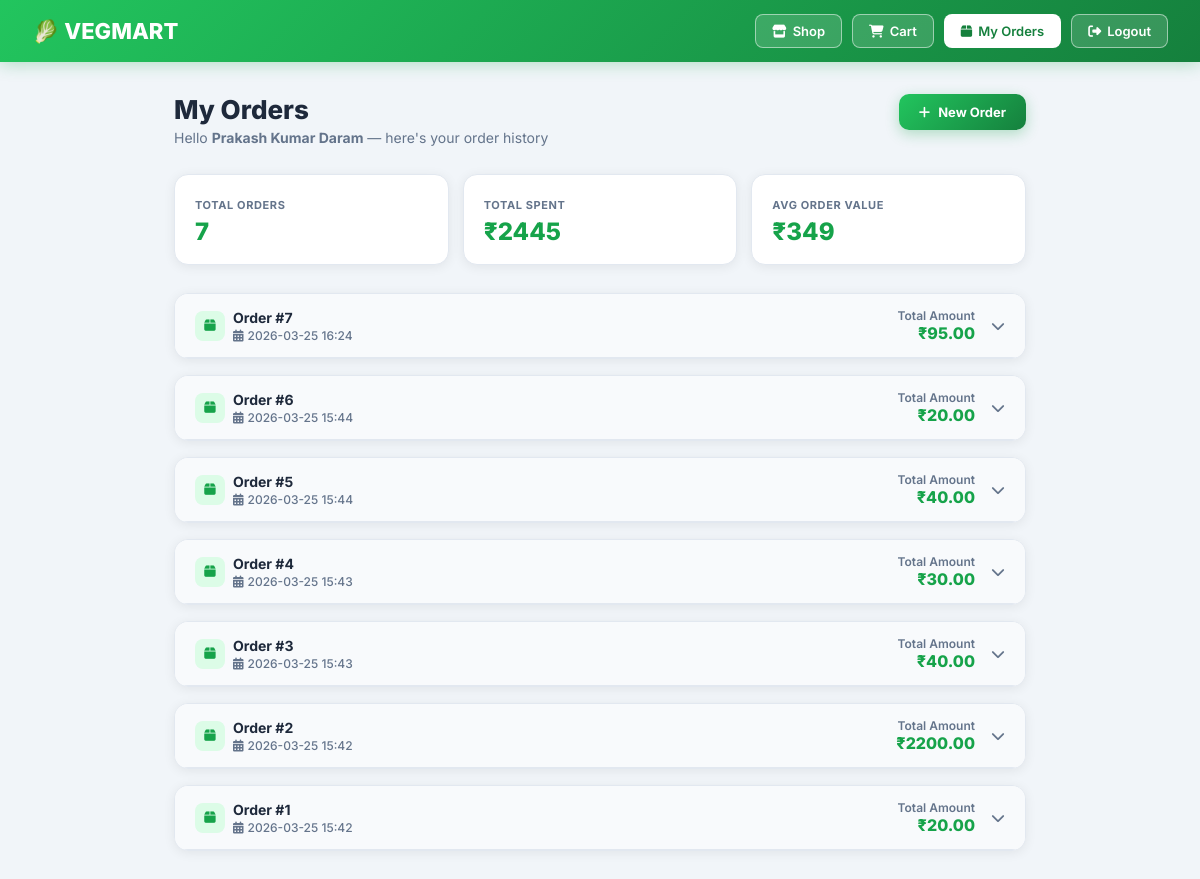
Screenshot of /my-orders (signed in) with the database file from the repository.
### tables this page shows
CREATE TABLE users
                 (id INTEGER PRIMARY KEY, username TEXT UNIQUE, email TEXT UNIQUE, 
                  password TEXT, created_at TIMESTAMP, fullname TEXT, phone TEXT);

CREATE TABLE sales
                 (id INTEGER PRIMARY KEY, item_name TEXT, quantity REAL, price REAL, total REAL, 
                  customer_name TEXT, date TIMESTAMP, order_id TEXT);

### app.py (the view)
@app.route('/my-orders')
@login_required
def my_orders():
    user_id = session.get('user_id')
    conn = sqlite3.connect(DATABASE)
    c = conn.cursor()
    c.execute('SELECT fullname FROM users WHERE id=?', (user_id,))
    user_row = c.fetchone()
    customer_name = user_row[0] if user_row and user_row[0] else session.get('username', '')
    c.execute('''SELECT item_name, quantity, price, total, date, order_id
                 FROM sales WHERE customer_name=? ORDER BY date DESC''', (customer_name,))
    sales = c.fetchall()
    conn.close()
    orders_dict = {}
    for row in sales:
        item_name, qty, price, total, date_str, order_id = row
        key = order_id if order_id else date_str
        if key not in orders_dict:
            orders_dict[key] = {
                'order_id': key,
                'date': date_str,
                'products': [],
                'total_amount': 0
            }
        orders_dict[key]['products'].append({
            'name': item_name,
            'qty': qty,
            'price': price,
            'total': total
        })
        orders_dict[key]['total_amount'] += total
    orders_list = list(orders_dict.values())
    orders_list.sort(key=lambda x: x['date'], reverse=True)
    return render_template('my_orders.html', orders=orders_list, customer_name=customer_name)

### app.py (called while the page is built)
def login_required(f):
    @wraps(f)
    def decorated_function(*args, **kwargs):
        if 'user_type' not in session:
            return redirect(url_for('login'))
        return f(*args, **kwargs)
    return decorated_function

### templates/my_orders.html (shortened to what this page needs)
<!DOCTYPE html>
<html lang="en">
<head>
    <link rel="stylesheet" href="https://cdnjs.cloudflare.com/ajax/libs/font-awesome/6.5.0/css/all.min.css">
</head>
<body>
<nav>
    <a class="nav-brand" href="{{ url_for('customer_shop') }}">🥬 VEGMART</a>
    <div class="nav-links">
        <a class="nav-btn" href="{{ url_for('customer_shop') }}"><i class="fas fa-store"></i> Shop</a>
        <a class="nav-btn" href="{{ url_for('view_cart') }}"><i class="fas fa-shopping-cart"></i> Cart</a>
        <a class="nav-btn active" href="{{ url_for('my_orders') }}"><i class="fas fa-box"></i> My Orders</a>
        <a class="nav-btn" href="{{ url_for('logout') }}"><i class="fas fa-sign-out-alt"></i> Logout</a>
    </div>
</nav>
<div class="page">
    <div class="page-header">
        <div>
            <h1>My Orders</h1>
            <p>Hello <strong>{{ customer_name }}</strong> — here's your order history</p>
        </div>
        <a href="{{ url_for('customer_shop') }}" class="shop-btn" style="font-size:13px;padding:10px 20px;">
            <i class="fas fa-plus"></i> New Order
        </a>
    </div>
    {% if orders %}
        {% set total_spent = namespace(v=0) %}
        {% for o in orders %}{% set total_spent.v = total_spent.v + o.total_amount %}{% endfor %}
        <div class="summary-strip">
            <div class="strip-card">
                <label>Total Orders</label>
                <div class="val">{{ orders|length }}</div>
            </div>
            <div class="strip-card">
                <label>Total Spent</label>
                <div class="val">₹{{ "%.0f"|format(total_spent.v) }}</div>
            </div>
            <div class="strip-card">
                <label>Avg Order Value</label>
                <div class="val">₹{{ "%.0f"|format(total_spent.v / orders|length) }}</div>
            </div>
        </div>
        {% for order in orders %}
        <div class="order-card">
            <div class="order-header" style="cursor: pointer;" onclick="toggleItems(this)">
                <div class="order-num">
                    <div class="icon"><i class="fas fa-box"></i></div>
                    <div>
                        <div style="font-size: 14px;">Order #{{ loop.revindex }}</div>
                        <div style="font-size: 12px; color: var(--muted); font-weight: 500; margin-top: 2px;">
                            <i class="fas fa-calendar-alt" style="margin-right: 4px;"></i>{{ order.date[:16] if order.date else '—' }}
                        </div>
                    </div>
                </div>
                <div style="display: flex; align-items: center; gap: 16px;">
                    <div style="text-align: right;">
                        <div style="font-size: 12px; color: var(--muted); font-weight: 600;">Total Amount</div>
                        <div style="font-size: 16px; font-weight: 800; color: var(--green);">₹{{ "%.2f"|format(order.total_amount) }}</div>
                    </div>
                    <i class="fas fa-chevron-down" style="color: var(--muted); transition: transform 0.3s; font-size: 14px;"></i>
                </div>
            </div>
        </div>
        {% endfor %}
    {% endif %}
</div>
</body>
</html>

### templates/my_orders.html (style rules this page uses)
*, *::before, *::after { box-sizing: border-box; margin: 0; padding: 0; }
:root { --green: #16a34a; --green-dark: #15803d; --green-light: #dcfce7; --green-mid: #22c55e; --bg: #f1f5f9; --card: #ffffff; --text: #1e293b; --muted: #64748b; --border: #e2e8f0; --radius: 14px; --shadow: 0 2px 12px rgba(0,0,0,.07); }
body { font-family: 'Inter', sans-serif; background: var(--bg); color: var(--text); min-height: 100vh; }
nav { background: linear-gradient(135deg, #22c55e, #15803d); padding: 14px 32px; display: flex; align-items: center; justify-content: space-between; position: sticky; top: 0; z-index: 99; box-shadow: 0 2px 16px rgba(22,163,74,.3); }
.nav-brand { font-size: 22px; font-weight: 800; color: #fff; text-decoration: none; }
.nav-links { display: flex; gap: 10px; align-items: center; }
.nav-btn { padding: 8px 16px; border-radius: 8px; font-family: 'Inter', sans-serif; font-size: 13px; font-weight: 600; text-decoration: none; display: inline-flex; align-items: center; gap: 6px; transition: all .2s; background: rgba(255,255,255,.15); color: #fff; border: 1.5px solid rgba(255,255,255,.5); }
.nav-btn.active { background: #fff; color: var(--green-dark); }
.page { max-width: 900px; margin: 0 auto; padding: 32px 24px; }
.page-header { display: flex; align-items: flex-start; justify-content: space-between; margin-bottom: 28px; flex-wrap: wrap; gap: 14px; }
.page-header h1 { font-size: 26px; font-weight: 800; }
.page-header p { color: var(--muted); font-size: 14px; margin-top: 4px; }
.summary-strip { display: grid; grid-template-columns: repeat(auto-fit, minmax(150px, 1fr)); gap: 14px; margin-bottom: 28px; }
.strip-card { background: var(--card); border: 1px solid var(--border); border-radius: var(--radius); padding: 18px 20px; box-shadow: var(--shadow); }
.strip-card label { font-size: 11px; font-weight: 700; color: var(--muted); text-transform: uppercase; letter-spacing: .6px; }
.strip-card .val { font-size: 24px; font-weight: 800; color: var(--green); margin-top: 4px; }
.order-card { background: var(--card); border: 1px solid var(--border); border-radius: var(--radius); box-shadow: var(--shadow); margin-bottom: 16px; overflow: hidden; transition: box-shadow .2s, transform .2s; }
.order-header { padding: 14px 20px; background: #f8fafc; border-bottom: 1px solid var(--border); display: flex; align-items: center; justify-content: space-between; flex-wrap: wrap; gap: 8px; }
.order-header .order-num { font-size: 13px; font-weight: 700; color: var(--text); display: flex; align-items: center; gap: 8px; }
.order-header .order-num .icon { width: 30px; height: 30px; border-radius: 8px; background: var(--green-light); display: flex; align-items: center; justify-content: center; color: var(--green); font-size: 13px; }
.shop-btn { display: inline-flex; align-items: center; gap: 8px; background: linear-gradient(135deg, var(--green-mid), var(--green-dark)); color: #fff; padding: 12px 28px; border-radius: 10px; font-weight: 700; font-size: 14px; text-decoration: none; box-shadow: 0 4px 14px rgba(22,163,74,.3); transition: all .2s; }

### rows the page displays
users: fullname "Prakash Kumar Daram"
sales: date "2026-03-25 16:24", total_amount "95.00"
sales: date "2026-03-25 15:44", total_amount "20.00"
sales: date "2026-03-25 15:44", total_amount "40.00"
sales: date "2026-03-25 15:43", total_amount "30.00"
sales: date "2026-03-25 15:43", total_amount "40.00"
sales: date "2026-03-25 15:42", total_amount "2200.00"
sales: date "2026-03-25 15:42", total_amount "20.00"

### other values shown
{{ orders|length }} "7"
{{ "%.0f"|format(total_spent.v) }} "2445"
{{ "%.0f"|format(total_spent.v / orders|length) }} "349"
